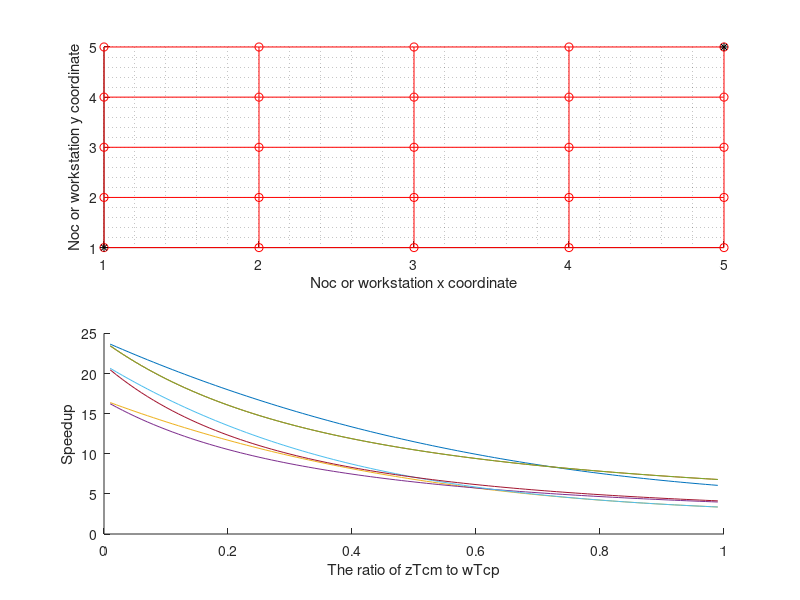

Recreate this plot in MATLAB. (Note: this script raises an error after producing the figure.)

m = 5;
n = 5;

%%
%draw lines
figure
subplot(2,1,1)
grid minor
for k = 1:m
    X = 1:1:n;
    Y = ones(1,n)*k;
    hold on
    
    plot(X,Y,'ro');
    plot(X,Y,'r');
end

%draw col
for k = 1:n
    X = ones(1,m)*k;
    Y = 1:1:m;
    plot(X,Y,'r');
end

xlabel('Noc or workstation x coordinate');
ylabel('Noc or workstation y coordinate');
plot(n,m,'k*');
plot(1,1,'k*');
hold off
axis on
%%
subplot(2,1,2);
times= [];
%min ratio
%max ratio
minr = 0.01;
maxr = 0.99;
for sigma = minr:0.01:maxr
    B = [1
        0
        0
        0
        0];
    A= [1 2 3 4 2
        1 -1 0 0 0
        0 sigma-1 1 0 0
        0 sigma-1 sigma 1 0
        0 sigma-1 sigma sigma 1];
    X = A\B;
    times = [times;1/X(1)];
end
times = times * 2;

X = minr:0.01:maxr;
Y = times';
hold on
plot(X,Y);

xlabel('The ratio of zTcm to wTcp');
ylabel('Speedup');

axis on
%%
times= [];
%min ratio
%max ratio
minr = 0.01;
maxr = 0.99;
for sigma = minr:0.01:maxr
    
    B = [1
        0
        0
        0
        0];
    tsigma = (sigma + 1);
    A= [1 2 3 4 2
        1 -tsigma 0 0 0
        1 -sigma -tsigma 0 0
        1 -sigma -sigma -tsigma 0
        1 -sigma -sigma -sigma -tsigma];
    
    X = A\B;
    times = [times;1/X(1)];
end
times = times * 2;

X = minr:0.01:maxr;
Y = times';
hold on
plot(X,Y);

xlabel('The ratio of zTcm to wTcp');
ylabel('Speedup');
axis on

%%
acc = 1/0.9;
subplot(2,1,2);
times= [];
%min ratio
%max ratio
minr = 0.01;
maxr = 0.99;
for sigma = minr:0.01:maxr
    
    B = [1
        0
        0
        0
        0];
    
    A= [1 2 3 4 5
        1 -1 0 0 0
        0 sigma-1 1 0 0
        0 sigma-1 sigma 1 0
        0 sigma-1 sigma sigma 1];
    
    X = A\B;
    times = [times;1/X(1)];
end
times = times * acc;

X = minr:0.01:maxr;
Y = times';
hold on
plot(X,Y);

xlabel('The ratio of zTcm to wTcp');
ylabel('Speedup');

axis on
%%
times= [];
%min ratio
%max ratio
minr = 0.01;
maxr = 0.99;
for sigma = minr:0.01:maxr
    
    B = [1
        0
        0
        0
        0];
    tsigma = (sigma + 1);
    A= [1 2 3 4 5
        1 -tsigma 0 0 0
        1 -sigma -tsigma 0 0
        1 -sigma -sigma -tsigma 0
        1 -sigma -sigma -sigma -tsigma];
    
    X = A\B;
    times = [times;1/X(1)];
end
times = times * acc;

X = minr:0.01:maxr;
Y = times';
hold on
plot(X,Y);

xlabel('The ratio of zTcm to wTcp');
ylabel('Speedup');

axis on
%%
times= [];
%min ratio
%max ratio
minr = 0.01;
maxr = 0.99;
for sigma = minr:0.01:maxr
    
    B = [1
        0
        0
        0
        0];
    tsigma = (sigma + 1);
    A= [1 2 3 4 2
        1 -tsigma 0 0 0
        1 -sigma -tsigma 0 0
        1 -sigma -sigma -tsigma 0
        1 -sigma -sigma -sigma -tsigma];
    
    X = A\B;
    times = [times;1/X(1)];
end
times = times * 2;

X = minr:0.01:maxr;
Y = times';
hold on
plot(X,Y);

xlabel('The ratio of zTcm to wTcp');
ylabel('Speedup');
axis on

%%
acc = 1/0.9;
subplot(2,1,2);
times= [];
%min ratio
%max ratio
minr = 0.01;
maxr = 0.99;
for sigma = minr:0.01:maxr
    
    B = [1
        0
        0
        0
        0
        0];
    
    A= [1 2 3 4 5 4
        1 -1 0 0 0 0
        0 sigma-1 1 0 0 0
        0 sigma-1 sigma 1 0 0
        0 sigma-1 sigma sigma 1 0
        0 sigma-1 sigma sigma sigma 1 ];
    
    X = A\B;
    times = [times;1/X(1)];
end
times = times * acc;

X = minr:0.01:maxr;
Y = times';
hold on
plot(X,Y);

xlabel('The ratio of zTcm to wTcp');
ylabel('Speedup');

axis on
%%
times= [];
%min ratio
%max ratio
minr = 0.01;
maxr = 0.99;
for sigma = minr:0.01:maxr
    
    B = [1
        0
        0
        0
        0
        0];
    tsigma = (sigma + 1);
    A= [1 2 3 4 5 4
        1 -tsigma 0 0 0 0
        1 -sigma -tsigma 0 0 0
        1 -sigma -sigma -tsigma 0 0
        1 -sigma -sigma -sigma -tsigma 0
        1 -sigma -sigma -sigma -sigma -tsigma];
    
    X = A\B;
    times = [times;1/X(1)];
end
times = times * acc;

X = minr:0.01:maxr;
Y = times';
hold on
plot(X,Y);

xlabel('The ratio of zTcm to wTcp');
ylabel('Speedup');

axis on



%%
times= [];
%min ratio
%max ratio
minr = 0.01;
maxr = 0.99;
for sigma = minr:0.01:maxr
    B = sigmaB(sigma,m,n);
    A= sigmaA(sigma,m,n);
    X = A\B;
    times = [times;1/X(1)];
end
X = minr:0.01:maxr;
Y = times';
hold on
plot(X,Y);
%%
times= [];
%min ratio
%max ratio
minr = 0.01;
maxr = 0.99;
for sigma = minr:0.01:maxr
    B = sigmaB_no(sigma,m,n);
    A= sigmaA_no(sigma,m,n);
    X = A\B;
    times = [times;1/X(1)];
end

X = minr:0.01:maxr;
Y = times';
hold on
plot(X,Y);

legend('2-balance','2-balance no','2-1','2-1 no','2-2','2-2 no','1-0','1-0 no');
%%
